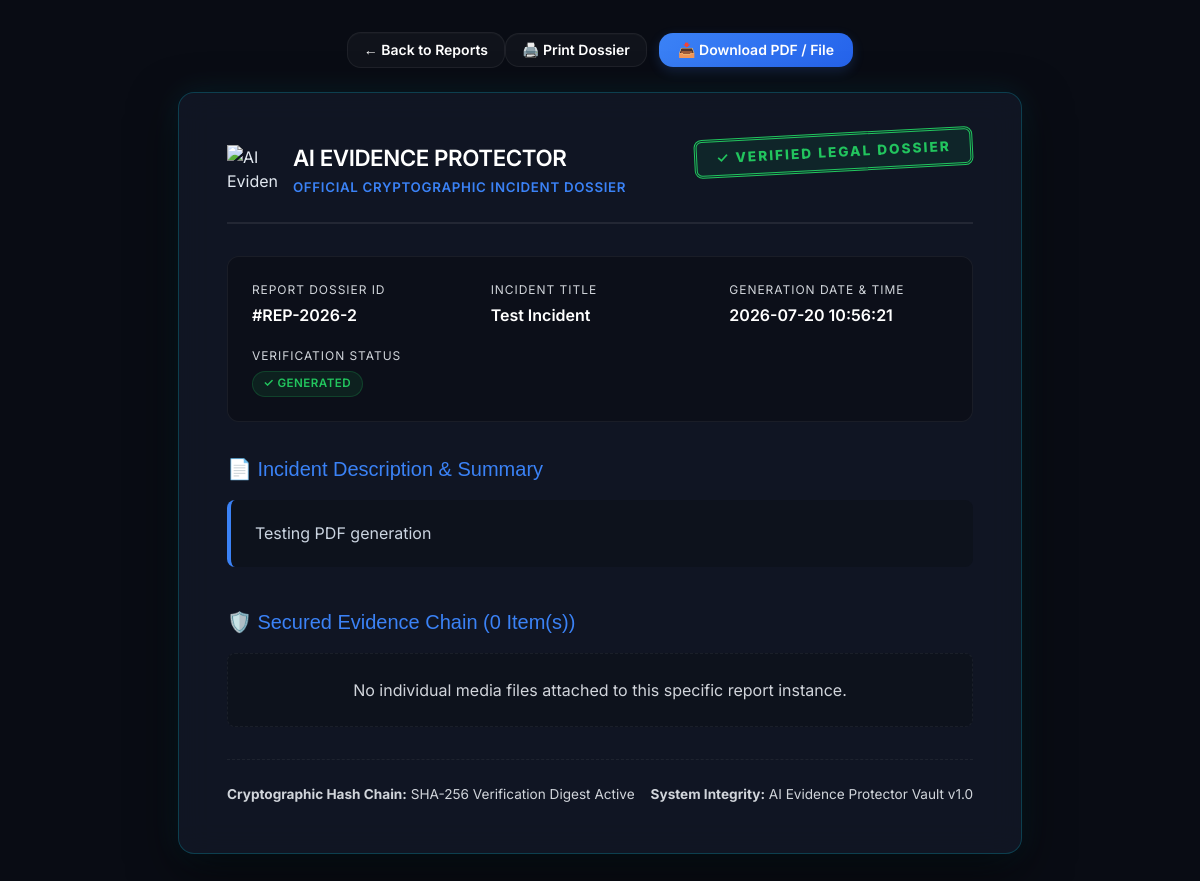
The app's page /api/report/view/2 with its own data.
### tables this page shows
CREATE TABLE reports (
    id INTEGER PRIMARY KEY AUTOINCREMENT,
    user_id INTEGER NOT NULL,
    title VARCHAR(150) NOT NULL,
    description TEXT NOT NULL,
    status VARCHAR(30) DEFAULT 'draft', -- 'draft', 'submitted', 'archived'
    report_file_path VARCHAR(255),
    created_at TIMESTAMP DEFAULT CURRENT_TIMESTAMP,
    updated_at TIMESTAMP DEFAULT CURRENT_TIMESTAMP,
    FOREIGN KEY (user_id) REFERENCES users (id) ON DELETE CASCADE
);

### backend/routes/report.py (the view)
@report_bp.route('/view/<int:report_id>', methods=['GET'])
def view_report(report_id):
    report = ReportModel.get_by_id(report_id)
    if not report:
        return error_response("Report not found", 404)
    evidence_items = EvidenceModel.get_all_by_user(report.get('user_id', 1))
    return render_template('report_view.html', report=report, evidence_items=evidence_items)

### backend/database.py (called while the page is built)
def get_db():
    if 'db' not in g:
        db_path = Config.DATABASE_PATH
        os.makedirs(os.path.dirname(db_path), exist_ok=True)
        g.db = sqlite3.connect(db_path)
        g.db.row_factory = sqlite3.Row  # Return rows as dictionary-like objects
    return g.db

### backend/models/evidence.py (called while the page is built)
    @staticmethod
    def get_all_by_user(user_id):
        db = get_db()
        rows = db.execute("SELECT * FROM evidence WHERE user_id = ? ORDER BY created_at DESC", (user_id,)).fetchall()
        return [dict(row) for row in rows]

### backend/models/report.py (called while the page is built)
    @staticmethod
    def get_by_id(report_id):
        db = get_db()
        report = db.execute("SELECT * FROM reports WHERE id = ?", (report_id,)).fetchone()
        return dict(report) if report else None

### frontend/templates/report_view.html (shortened to what this page needs)
<!DOCTYPE html>
<html lang="en">
<head>
  <link rel="stylesheet" href="{{ url_for('static', filename='css/style.css') }}">
</head>
<body>
  <div class="no-print-bar">
    <a href="{{ url_for('views.report') }}" class="btn btn-secondary" style="padding: 0.4rem 1rem; text-decoration: none;">
      ← Back to Reports
    </a>
    <div style="display: flex; gap: 0.75rem;">
      <button onclick="window.print()" class="btn btn-secondary" style="padding: 0.4rem 1rem;">
        🖨️ Print Dossier
      </button>
      <a href="/api/report/download/{{ report.id }}" class="btn btn-primary" style="padding: 0.4rem 1.2rem; text-decoration: none;">
        📥 Download PDF / File
      </a>
    </div>
  </div>
  <div class="report-dossier">
    <div class="watermark-seal">
      ✓ VERIFIED LEGAL DOSSIER
    </div>
    <div class="report-dossier-header">
      <div class="brand-section">
        <img src="{{ url_for('views.logo') }}" alt="AI Evidence Logo">
        <div>
          <h2 style="font-size: 1.4rem; color: #fff; margin: 0;">AI EVIDENCE PROTECTOR</h2>
          <small style="color: var(--color-primary); font-weight: 600; letter-spacing: 0.05em;">OFFICIAL CRYPTOGRAPHIC INCIDENT DOSSIER</small>
        </div>
      </div>
    </div>
    <div class="meta-grid">
      <div class="meta-item">
        <label>Report Dossier ID</label>
        <value>#REP-2026-{{ report.id }}</value>
      </div>
      <div class="meta-item">
        <label>Incident Title</label>
        <value>{{ report.title }}</value>
      </div>
      <div class="meta-item">
        <label>Generation Date & Time</label>
        <value>{{ report.created_at or '2026-07-20 UTC' }}</value>
      </div>
      <div class="meta-item">
        <label>Verification Status</label>
        <value>
          <span class="badge badge-success">✓ {{ (report.status or 'generated')|upper }}</span>
        </value>
      </div>
    </div>
    <div class="section-title">
      📄 Incident Description & Summary
    </div>
    <div class="description-box">
      {{ report.description }}
    </div>
    <div class="section-title">
      🛡️ Secured Evidence Chain ({{ evidence_items|length }} Item(s))
    </div>
    {% if evidence_items %}
    <table class="evidence-table">
      <thead>
        <tr>
          <th>Item Title</th>
          <th>Type</th>
          <th>Cryptographic SHA-256 Hash</th>
          <th>Tamper Audit</th>
        </tr>
      </thead>
      <tbody>
        {% for item in evidence_items %}
        <tr>
          <td><strong>{{ item.title }}</strong></td>
          <td><span class="badge badge-primary">{{ item.file_type }}</span></td>
          <td><code class="hash-code">{{ item.file_hash[:20] }}...</code></td>
          <td>
            <span class="badge {{ 'badge-danger' if item.tamper_status == 'tampered' else 'badge-success' }}">
              {{ '⚠️ Tampered' if item.tamper_status == 'tampered' else '✓ Verified Authentic' }}
            </span>
          </td>
        </tr>
        {% endfor %}
      </tbody>
    </table>
    {% else %}
    <div style="background: rgba(10, 13, 20, 0.4); border: 1px dashed var(--glass-border); padding: 1.5rem; text-align: center; border-radius: 8px; color: var(--text-muted); margin-bottom: 2rem;">
      No individual media files attached to this specific report instance.
    </div>
    {% endif %}
    <div class="custody-footer">
      <div>
        <strong>Cryptographic Hash Chain:</strong> SHA-256 Verification Digest Active
      </div>
      <div>
        <strong>System Integrity:</strong> AI Evidence Protector Vault v1.0
      </div>
    </div>
  </div>
</body>
</html>

### frontend/static/css/style.css (style rules this page uses)
:root { --bg-primary: #111827; --bg-secondary: #1F2937; --bg-card: rgba(31, 41, 55, 0.6); --bg-card-hover: rgba(31, 41, 55, 0.8); --glass-border: rgba(255, 255, 255, 0.06); --glass-glow: rgba(6, 182, 212, 0.06); --color-primary: #3B82F6; --color-primary-hover: #2563EB; --color-primary-glow: rgba(59, 130, 246, 0.2); --color-highlight: #06B6D4; --color-highlight-hover: #0891b2; --color-highlight-glow: rgba(6, 182, 212, 0.2); --color-secondary: #1F2937; --color-accent: #06B6D4; --color-success: #22C55E; --color-warning: #F59E0B; --color-danger: #EF4444; --text-main: #FFFFFF; --text-muted: #D1D5DB; --text-dim: #9CA3AF; --font-body: 'Inter', -apple-system, BlinkMacSystemFont, sans-serif; --font-heading: 'Inter', sans-serif; --font-mono: 'JetBrains Mono', monospace; --radius-sm: 8px; --radius-md: 14px; --radius-lg: 14px; --radius-full: 9999px; --transition-fast: 0.15s ease; --transition-normal: 0.25s ease; }
* { margin: 0; padding: 0; box-sizing: border-box; }
body { background-color: var(--bg-primary); background-image: radial-gradient(circle at 10% 10%, rgba(59, 130, 246, 0.05) 0%, transparent 40%), radial-gradient(circle at 90% 90%, rgba(6, 182, 212, 0.04) 0%, transparent 45%), linear-gradient(rgba(255, 255, 255, 0.002) 1px, transparent 1px), linear-gradient(90deg, rgba(255, 255, 255, 0.002) 1px, transparent 1px); background-size: 100% 100%, 100% 100%, 40px 40px, 40px 40px; background-attachment: fixed; color: var(--text-main); font-family: var(--font-body); line-height: 1.5; min-height: 100vh; display: flex; flex-direction: column; overflow-x: hidden; }
a { color: var(--color-primary); text-decoration: none; transition: all var(--transition-fast); }
h1, h2, h3, h4, h5, h6 { font-family: var(--font-heading); letter-spacing: -0.02em; color: #ffffff; font-weight: 600; }
.btn { display: inline-flex; align-items: center; justify-content: center; gap: 0.4rem; padding: 0.6rem 1.25rem; font-family: var(--font-heading); font-weight: 600; font-size: 0.875rem; border-radius: var(--radius-md); border: none; cursor: pointer; transition: all var(--transition-fast); }
.btn-primary { background: linear-gradient(135deg, var(--color-primary), var(--color-primary-hover)); color: #ffffff; box-shadow: 0 4px 12px var(--color-primary-glow); }
.btn-secondary { background: rgba(255, 255, 255, 0.03); color: var(--text-main); border: 1px solid var(--glass-border); box-shadow: inset 0 1px 0 0 rgba(255, 255, 255, 0.02); }
.badge { display: inline-flex; align-items: center; gap: 0.3rem; padding: 0.2rem 0.65rem; border-radius: var(--radius-full); font-size: 0.725rem; font-weight: 600; text-transform: uppercase; letter-spacing: 0.04em; }
.badge-success { background: rgba(34, 197, 94, 0.1); color: var(--color-success); border: 1px solid rgba(34, 197, 94, 0.2); }

### records on screen
reports: id "2", title "Test Incident", created_at "2026-07-20 10:56:21", status "GENERATED", description "Testing PDF generation"

### other values on screen
{{ evidence_items|length }} "0"
